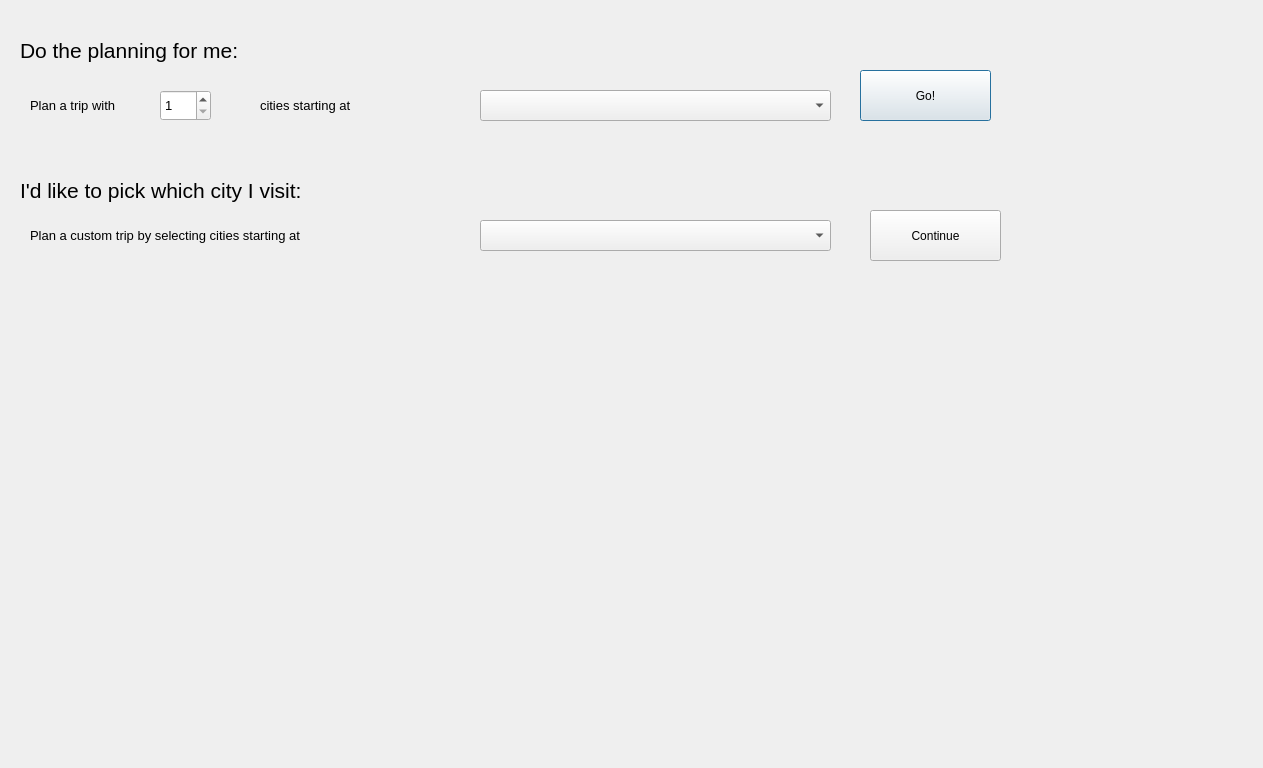
<?xml version="1.0" encoding="UTF-8"?>
<ui version="4.0">
 <class>trip</class>
 <widget class="QDialog" name="trip">
  <property name="geometry">
   <rect>
    <x>0</x>
    <y>0</y>
    <width>1263</width>
    <height>768</height>
   </rect>
  </property>
  <property name="windowTitle">
   <string>Dialog</string>
  </property>
  <widget class="QLabel" name="label_planTrip1">
   <property name="geometry">
    <rect>
     <x>30</x>
     <y>90</y>
     <width>291</width>
     <height>31</height>
    </rect>
   </property>
   <property name="font">
    <font>
     <pointsize>10</pointsize>
    </font>
   </property>
   <property name="text">
    <string>Plan a trip with </string>
   </property>
  </widget>
  <widget class="QPushButton" name="button_AutomaticTrip">
   <property name="geometry">
    <rect>
     <x>860</x>
     <y>70</y>
     <width>131</width>
     <height>51</height>
    </rect>
   </property>
   <property name="text">
    <string>Go!</string>
   </property>
  </widget>
  <widget class="QSpinBox" name="spin_numColleges">
   <property name="geometry">
    <rect>
     <x>160</x>
     <y>90</y>
     <width>51</width>
     <height>31</height>
    </rect>
   </property>
   <property name="font">
    <font>
     <pointsize>10</pointsize>
    </font>
   </property>
   <property name="minimum">
    <number>1</number>
   </property>
  </widget>
  <widget class="QLabel" name="label_planTrip2">
   <property name="geometry">
    <rect>
     <x>260</x>
     <y>90</y>
     <width>271</width>
     <height>31</height>
    </rect>
   </property>
   <property name="font">
    <font>
     <pointsize>10</pointsize>
    </font>
   </property>
   <property name="text">
    <string>cities starting at</string>
   </property>
  </widget>
  <widget class="QLabel" name="label_PlanForMe_2">
   <property name="geometry">
    <rect>
     <x>20</x>
     <y>170</y>
     <width>361</width>
     <height>41</height>
    </rect>
   </property>
   <property name="font">
    <font>
     <pointsize>16</pointsize>
    </font>
   </property>
   <property name="text">
    <string>I'd like to pick which city I visit:</string>
   </property>
  </widget>
  <widget class="QComboBox" name="dropdown_CollegeList">
   <property name="geometry">
    <rect>
     <x>480</x>
     <y>90</y>
     <width>351</width>
     <height>31</height>
    </rect>
   </property>
   <property name="font">
    <font>
     <pointsize>10</pointsize>
    </font>
   </property>
  </widget>
  <widget class="QComboBox" name="dropdown_CollegeList_2">
   <property name="geometry">
    <rect>
     <x>480</x>
     <y>220</y>
     <width>351</width>
     <height>31</height>
    </rect>
   </property>
   <property name="font">
    <font>
     <pointsize>10</pointsize>
    </font>
   </property>
  </widget>
  <widget class="QLabel" name="label_planCustom">
   <property name="geometry">
    <rect>
     <x>30</x>
     <y>220</y>
     <width>401</width>
     <height>31</height>
    </rect>
   </property>
   <property name="font">
    <font>
     <pointsize>10</pointsize>
    </font>
   </property>
   <property name="text">
    <string>Plan a custom trip by selecting cities starting at</string>
   </property>
  </widget>
  <widget class="QLabel" name="label_PlanForMe">
   <property name="geometry">
    <rect>
     <x>20</x>
     <y>30</y>
     <width>291</width>
     <height>41</height>
    </rect>
   </property>
   <property name="font">
    <font>
     <pointsize>16</pointsize>
    </font>
   </property>
   <property name="text">
    <string>Do the planning for me:</string>
   </property>
  </widget>
  <widget class="QPushButton" name="button_CustomTrip">
   <property name="geometry">
    <rect>
     <x>870</x>
     <y>210</y>
     <width>131</width>
     <height>51</height>
    </rect>
   </property>
   <property name="text">
    <string>Continue</string>
   </property>
  </widget>
 </widget>
 <resources/>
 <connections/>
</ui>
